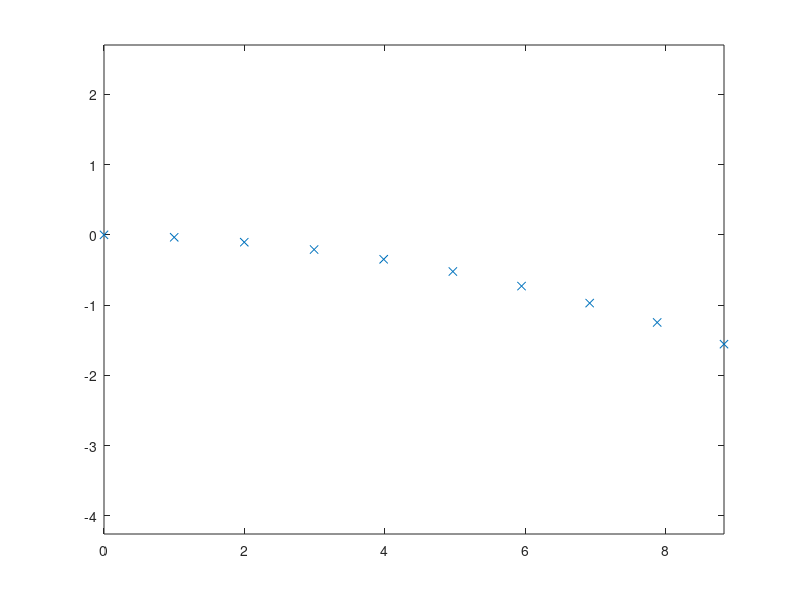

The MATLAB script that drew this image:
clear all, close all;
% x = 1:10;
% 
% h = -90;
% h_drift = -0.2;
% step_length = 1;
% 
% x_dot = zeros(2,10);
% 
% 
% for i = 2:size(x,2)
%     disp (i)
%     h = h + h_drift;
%     x_dot(1,i) = x(i) + step_length*(0*cosd(h) - 1*sind(h));
%     x_dot(2,i) = y + step_length*(0*sind(h) + 1*cosd(h));
% end
% 
% plot(x_dot(1,:), x_dot(2,:),'x')

h = -90;
step_length = 1;

x_pdr = zeros(2,10);
for i = 1:9
    h = h-2;
    x_pdr(1,i+1) = x_pdr(1,i) + step_length*(0*cosd(h) - 1*sind(h));
    x_pdr(2,i+1) = x_pdr(2,i) + step_length*(0*sind(h) + 1*cosd(h));    
end

plot(x_pdr(1,:),x_pdr(2,:),'x')
axis equal